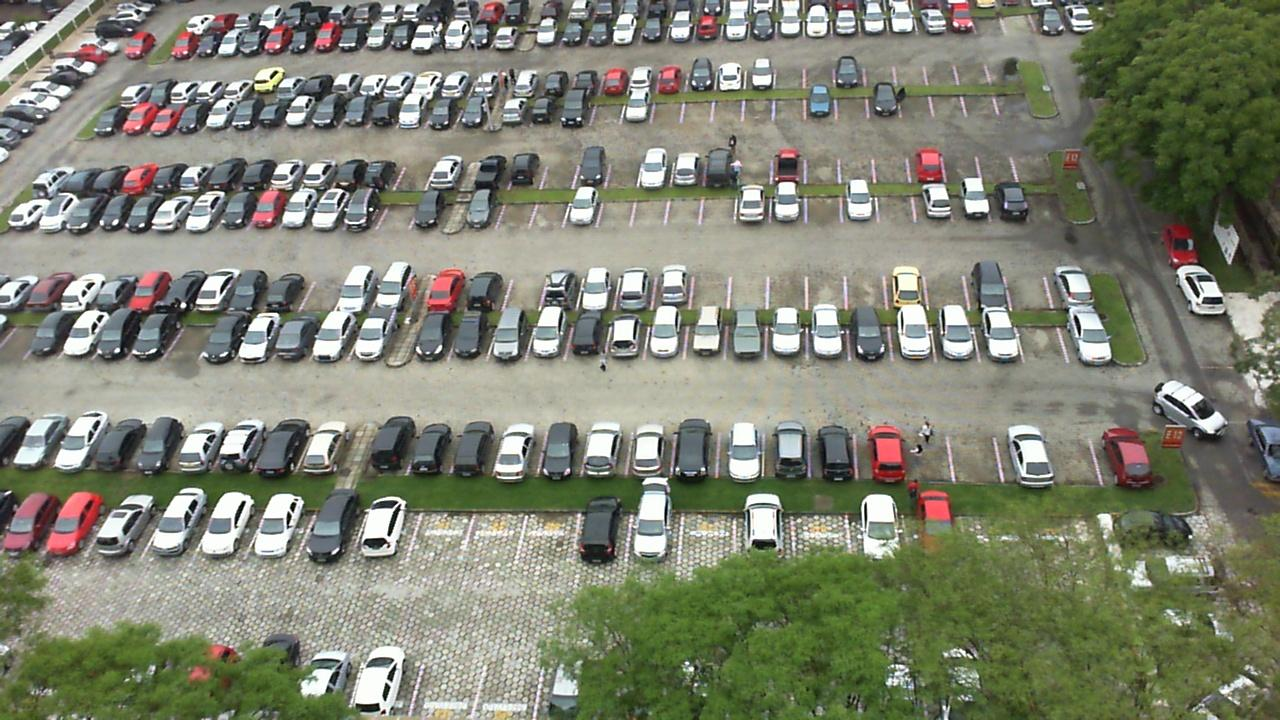
#> input picture ParkVision/dataset/images/parking.jpg, 1280 x 720 px, found by its file name
$ python find_matching_image.py
#> lines starting #> are read from the running program, lines starting #| are printed output that depends on the picture
import cv2
import os
import glob

# -------------------------------------------------
# FILES
# -------------------------------------------------

TARGET = "dataset/images/parking.jpg"
IMAGE_FOLDER = r"C:\Users\Akshaya\Downloads\pklot_50\images"

# -------------------------------------------------
# LOAD TARGET IMAGE
# -------------------------------------------------

target = cv2.imread(TARGET)
#> target is the input picture: shape (720, 1280, 3); mean B, G, R 113.7, 130.4, 127.4

if target is None:
    print("ERROR: parking.jpg not found")
    exit()

target_gray = cv2.cvtColor(target, cv2.COLOR_BGR2GRAY)
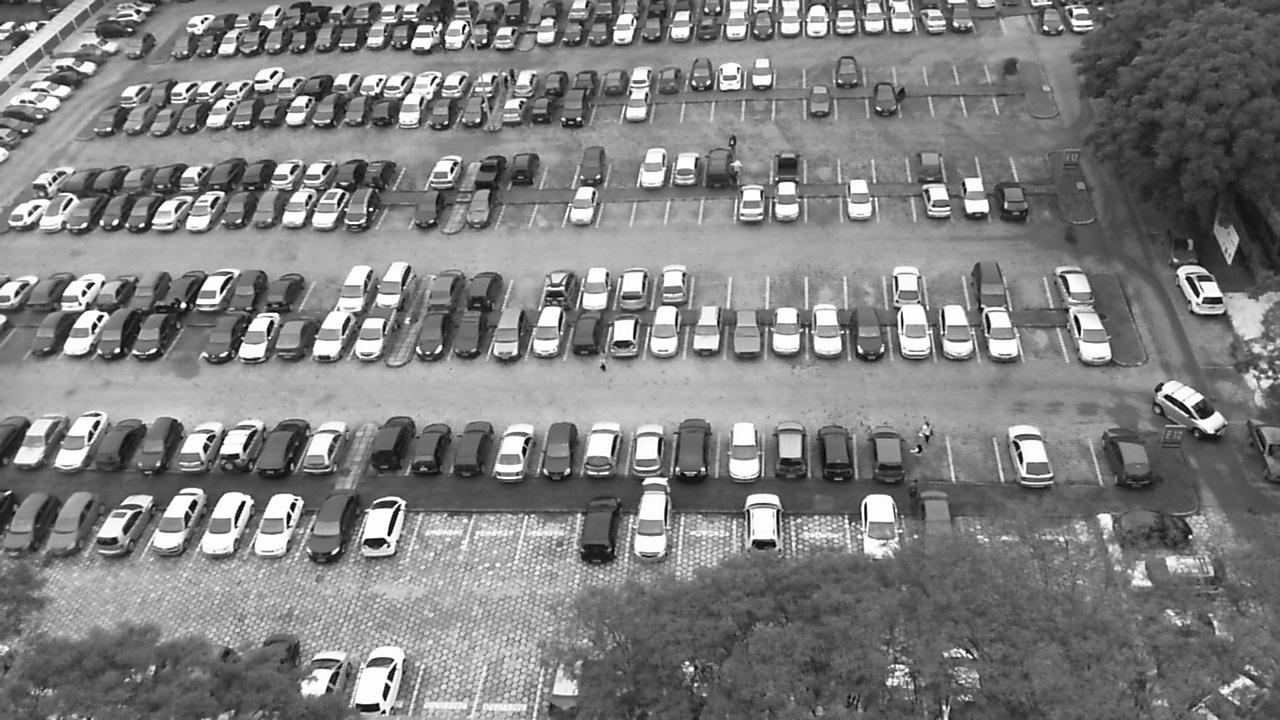
#> target_gray: shape (720, 1280); min 0, max 255, mean 127.6

# -------------------------------------------------
# ORB FEATURE DETECTOR
# -------------------------------------------------

orb = cv2.ORB_create(nfeatures=3000)

kp1, des1 = orb.detectAndCompute(target_gray, None)
#> kp1 = 3000 keypoints; strongest (x, y, size): (293, 503, 31), (292, 510, 31), (342, 191, 31), (84, 291, 31)

if des1 is None:
    print("Could not find features in parking.jpg")
    exit()

# -------------------------------------------------
# SEARCH IMAGES
# -------------------------------------------------

files = glob.glob(os.path.join(IMAGE_FOLDER, "*.jpg"))

print("--------------------------------")
print("Finding matching parking image")
print("--------------------------------")
print("Target:", TARGET)
print("Images found:", len(files))
print("--------------------------------")

results = []

bf = cv2.BFMatcher(cv2.NORM_HAMMING, crossCheck=True)

for file in files:

    image = cv2.imread(file)
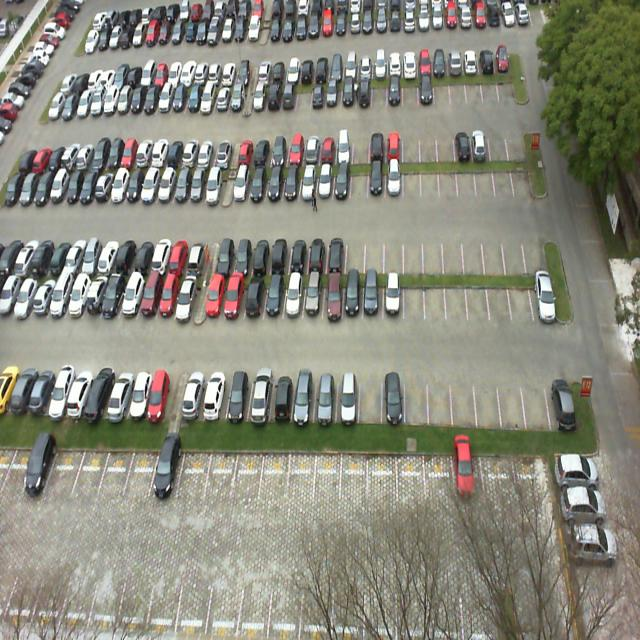
#> input picture ParkVision/dataset/images/2012-09-28_07_56_02_jpg.rf.bb8006357f9a8c551fca4c0fad83f445.jpg, 640 x 640 px
#> image is the input picture: shape (640, 640, 3); mean B, G, R 125.3, 137.8, 138.1

    if image is None:
        continue

    gray = cv2.cvtColor(image, cv2.COLOR_BGR2GRAY)
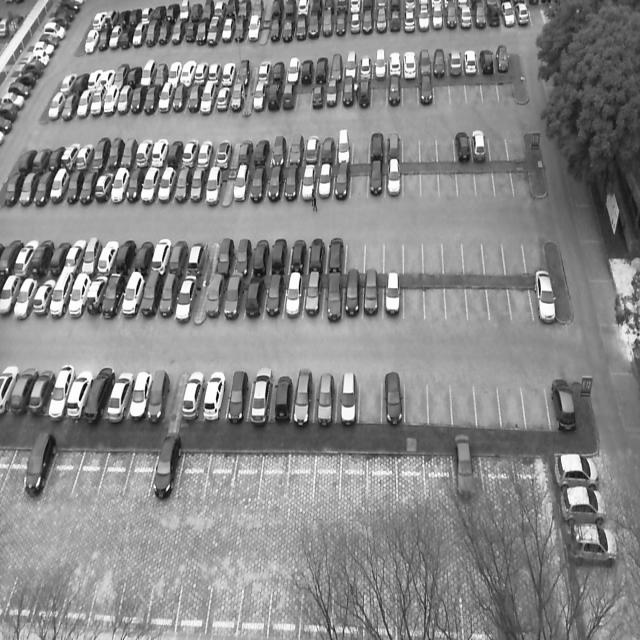
#> gray: shape (640, 640); min 1, max 255, mean 136.5

    kp2, des2 = orb.detectAndCompute(gray, None)
#> kp2 = 3000 keypoints; strongest (x, y, size): (212, 404, 37.2), (166, 247, 31), (213, 404, 31), (212, 405, 44.6)

    if des2 is None:
        continue

    matches = bf.match(des1, des2)
#> matches = 841 matches

    matches = sorted(matches, key=lambda x: x.distance)

    # Keep only good matches
    good_matches = [
        m for m in matches
        if m.distance < 60
    ]
#> good_matches = 463 matches

    score = len(good_matches)
#> score = 463
#> pass 3 of the loop `for file in files:`:
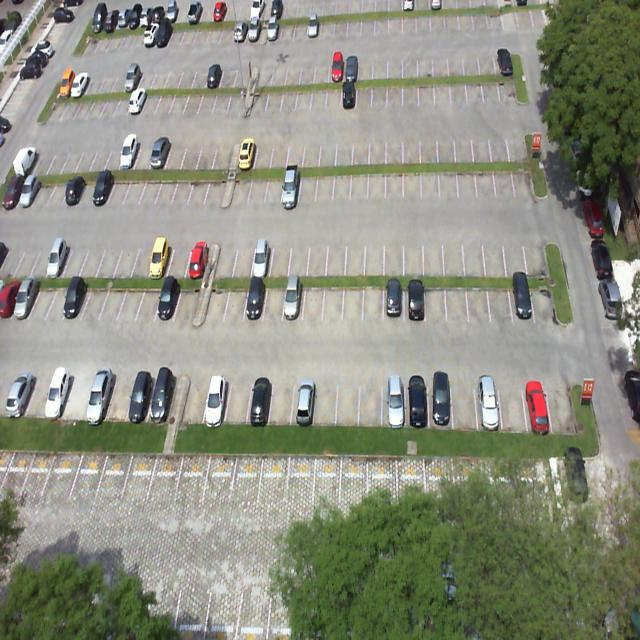
#> input picture ParkVision/dataset/images/parking2.jpg, 640 x 640 px
#> image is the input picture: shape (640, 640, 3); mean B, G, R 129.5, 143.5, 141.3
#> `gray = cv2.cvtColor(image, cv2.COLOR_BGR2GRAY)`:
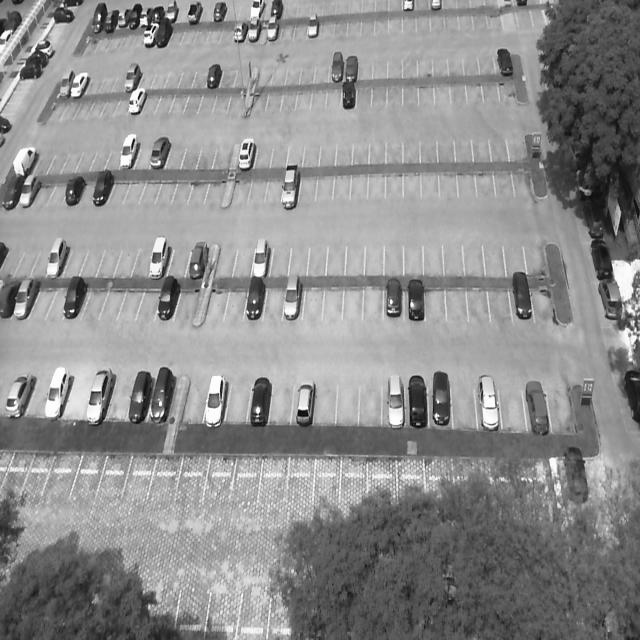
#> gray: shape (640, 640); min 1, max 255, mean 141.2
#> kp2 = 3000 keypoints; strongest (x, y, size): (246, 151, 31), (152, 32, 31), (218, 391, 31), (244, 148, 31)
#> matches = 808 matches
#> good_matches = 463 matches
#> `score = len(good_matches)`: score = 463

    results.append((score, file))

# -------------------------------------------------
# SORT RESULTS
# -------------------------------------------------

results.sort(reverse=True)

print()
print("TOP MATCHES")
print("--------------------------------")

for rank, (score, file) in enumerate(results[:10], start=1):

    print(
        f"{rank}. {os.path.basename(file)} "
        f"--> {score} good matches"
    )
#> this loop made 3 passes
#> score on passes 1 to 3: 3000, 463, 463
#| 1. parking.jpg --> 3000 good matches
#| 2. parking2.jpg --> 463 good matches
#| 3. 2012-09-28_07_56_02_jpg.rf.bb8006357f9a8c551fca4c0fad83f445.jpg --> 463 good matches

print("--------------------------------")

if results:

    best_score, best_file = results[0]
#> best_score = 3000

    print()
    print("BEST MATCH:")
    print(os.path.basename(best_file))
#| parking.jpg
    print("Good matches:", best_score)
#| Good matches: 3000
    print()
    print("Full path:")
    print(best_file)
#| ParkVision/dataset/images/parking.jpg

else:

    print("No matching images found.")
